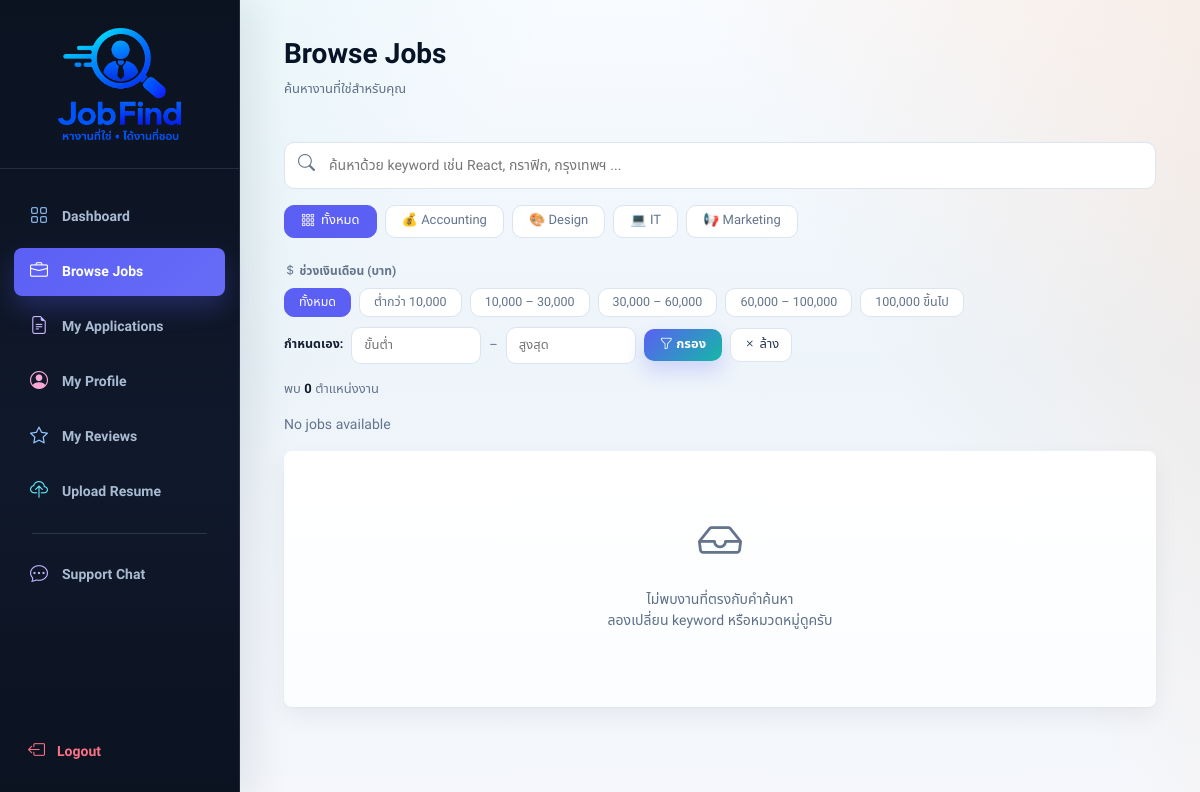
Screenshot of /freelancer/browse_jobs.php (signed in) with the database file from the repository.
### tables this page shows
CREATE TABLE `categories` (
  `category_id` int(11) NOT NULL,
  `name` varchar(100) NOT NULL,
  `icon` varchar(20) DEFAULT '📦',
  `description` text DEFAULT NULL,
  `created_at` timestamp NOT NULL DEFAULT current_timestamp()
);

### helpers/category_helpers.php (called while the page is built, shortened)
<?php
function jobfind_category_sort_expression($conn, $column = 'name')
{
    static $collation = null;
    if ($collation === null) {
        $collation = '';
        $thai_collation = mysqli_query($conn, "SHOW COLLATION LIKE 'utf8mb4_thai_520_w2'");
        if ($thai_collation && mysqli_num_rows($thai_collation) > 0) {
            $collation = 'utf8mb4_thai_520_w2';
        } else {
            $unicode_collation = mysqli_query($conn, "SHOW COLLATION LIKE 'utf8mb4_unicode_ci'");
            if ($unicode_collation && mysqli_num_rows($unicode_collation) > 0) {
                $collation = 'utf8mb4_unicode_ci';
            }
        }
    }
    return $collation !== '' ? "$column COLLATE $collation" : $column;
}
function jobfind_category_order_clause($conn, $name_column = 'name', $id_column = 'category_id')
{
    return jobfind_category_sort_expression($conn, $name_column) . " ASC, $id_column ASC";
}
?>

### freelancer/browse_jobs.php (the view, shortened to what this page needs)
<?php
require_once __DIR__ . "/../helpers/location_schema.php";
require_once __DIR__ . "/../helpers/category_helpers.php";
$browse_cats = [];
$cat_check = mysqli_query($conn,"SHOW TABLES LIKE 'categories'");
if($cat_check && mysqli_num_rows($cat_check) > 0){
    $cat_res = mysqli_query($conn,"SELECT * FROM categories ORDER BY " . jobfind_category_order_clause($conn));
    while($c = mysqli_fetch_assoc($cat_res)) $browse_cats[] = $c;
}
mysqli_query($conn,"
    UPDATE job SET status='closed'
    WHERE deadline IS NOT NULL
    AND deadline != ''
    AND deadline < CURDATE()
    AND status NOT IN ('closed','completed')
");
$query = "
    SELECT *
    FROM job
    WHERE admin_status='approved'
    AND status!='closed'
    ORDER BY created_at DESC
";
$result = mysqli_query($conn, $query);
?>
<!DOCTYPE html>
<html lang="th">
<head>
<link href="https://cdn.jsdelivr.net/npm/bootstrap@5.3.0/dist/css/bootstrap.min.css" rel="stylesheet">
<link href="https://cdn.jsdelivr.net/npm/bootstrap-icons@1.11.0/font/bootstrap-icons.css" rel="stylesheet">
<link rel="stylesheet" href="../assets/css/freelancehub-theme.css">
</head>
<body>
<aside class="sidebar">
  <div class="sidebar-brand">
    <a href="../index.php" class="logo">
      <div class="logo-icon" style="width:132px!important;height:120px!important;min-width:132px!important;max-width:132px!important;max-height:120px!important;flex:0 0 120px!important;border-radius:0!important;background:transparent!important;padding:0!important;overflow:hidden!important;box-shadow:none!important;margin:0 auto!important;align-self:center!important;"><img class="brand-logo-img" src="../assets/images/jobfind-logo.png?v=13" alt="Job_Find logo" style="width:100%;height:100%;object-fit:contain;display:block;"></div>
    </a>
  </div>
  <nav class="sidebar-nav">
    <a href="dashboard.php" class="nav-item">
      <i class="bi bi-grid"></i> Dashboard
    </a>
    <a href="browse_jobs.php" class="nav-item active">
      <i class="bi bi-briefcase"></i> Browse Jobs
    </a>
    <a href="my_applications.php" class="nav-item">
      <i class="bi bi-file-earmark-text"></i> My Applications
    </a>
    <a href="profile.php" class="nav-item">
      <i class="bi bi-person-circle"></i> My Profile
    </a>
    <a href="reviews.php" class="nav-item">
      <i class="bi bi-star"></i> My Reviews
    </a>
    <a href="upload_resume.php" class="nav-item">
      <i class="bi bi-cloud-upload"></i> Upload Resume
    </a>
    <div class="nav-divider"></div>
    <a href="../support/messages.php" class="nav-item">
      <i class="bi bi-chat-dots"></i> Support Chat
    </a>
  </nav>
  <div class="sidebar-footer">
    <a href="../logout.php" class="nav-logout">
      <i class="bi bi-box-arrow-left"></i> Logout
    </a>
  </div>
</aside>
<main class="main">
  <div class="topbar">
    <div>
      <h2>Browse Jobs</h2>
      <p>ค้นหางานที่ใช่สำหรับคุณ</p>
    </div>
  </div>
  <div class="search-wrap">
    <input type="text" id="search-input"
           placeholder="ค้นหาด้วย keyword เช่น React, กราฟิก, กรุงเทพฯ ..."
           oninput="filterJobs()" />
  </div>
  <div class="category-bar" id="cat-bar">
    <button class="cat-pill active" data-cat="" onclick="setCategory(this)">
      <i class="bi bi-grid-3x3-gap"></i> ทั้งหมด
    </button>
    <?php foreach($browse_cats as $bc): ?>
    <button class="cat-pill" data-cat="<?php echo htmlspecialchars($bc['name']); ?>" onclick="setCategory(this)">
      <?php echo $bc['icon'].' '.htmlspecialchars($bc['name']); ?>
    </button>
    <?php endforeach; ?>
  </div>
  <div style="margin-bottom:16px;">
    <div style="font-size:12px;font-weight:600;color:var(--muted);text-transform:uppercase;letter-spacing:.05em;margin-bottom:8px;">
      <i class="bi bi-currency-dollar"></i> ช่วงเงินเดือน (บาท)
    </div>
    <div class="salary-pills">
      <button class="salary-pill active" data-min="0" data-max="0" onclick="setSalary(this)">ทั้งหมด</button>
      <button class="salary-pill" data-min="0" data-max="10000" onclick="setSalary(this)">ต่ำกว่า 10,000</button>
      <button class="salary-pill" data-min="10000" data-max="30000" onclick="setSalary(this)">10,000 – 30,000</button>
      <button class="salary-pill" data-min="30000" data-max="60000" onclick="setSalary(this)">30,000 – 60,000</button>
      <button class="salary-pill" data-min="60000" data-max="100000" onclick="setSalary(this)">60,000 – 100,000</button>
      <button class="salary-pill" data-min="100000" data-max="999999999" onclick="setSalary(this)">100,000 ขึ้นไป</button>
    </div>
    <div class="salary-custom">
      <label>กำหนดเอง:</label>
      <input type="number" id="sal-min" class="salary-input" placeholder="ขั้นต่ำ" min="0">
      <span class="salary-sep">–</span>
      <input type="number" id="sal-max" class="salary-input" placeholder="สูงสุด" min="0">
      <button class="btn-salary-apply" onclick="applyCustomSalary()">
        <i class="bi bi-funnel"></i> กรอง
      </button>
      <button class="btn-salary-clear" onclick="clearSalary()">
        <i class="bi bi-x"></i> ล้าง
      </button>
    </div>
  </div>
  <div class="results-bar">
    <span>พบ <span id="result-count">0</span> ตำแหน่งงาน</span>
  </div>
  <div id="job-list">
  <?php
  if(mysqli_num_rows($result) == 0){
      echo '<p style="color:var(--muted);font-size:14px;">No jobs available</p>';
  }
  ?>
  </div>
  <div class="empty-state" id="empty-state">
    <i class="bi bi-inbox"></i>
    <p>ไม่พบงานที่ตรงกับคำค้นหา<br>ลองเปลี่ยน keyword หรือหมวดหมู่ดูครับ</p>
  </div>
</main>
</body>
</html>

### rows the page displays
categories: icon "💰", name "Accounting"
categories: icon "🎨", name "Design"
categories: icon "💻", name "IT"
categories: icon "📢", name "Marketing"
